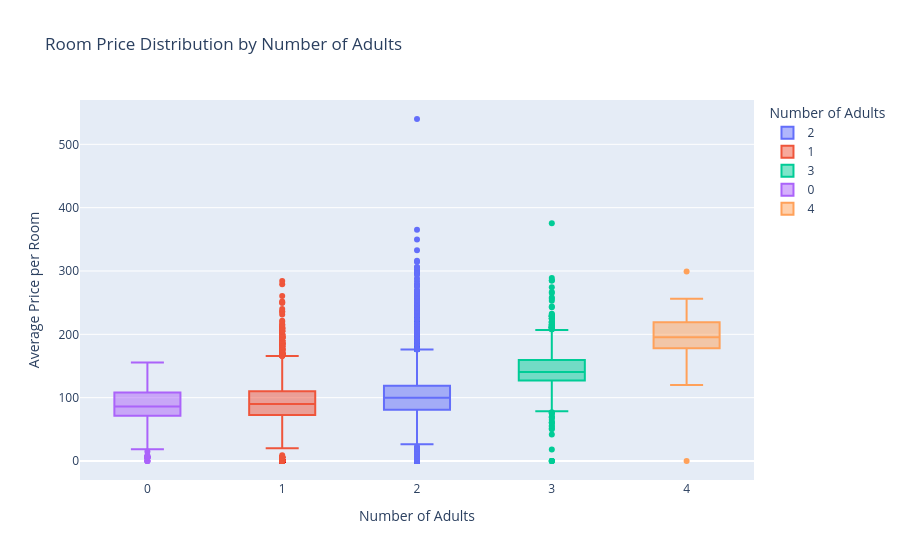

Notebook code for this chart:
### Markdown cell above
# Task-2.  Boxplot with avg_price_per_room → What is the price of a room if there are more adults?

### Code cell
fig = px.box(df,  x="no_of_adults", y="avg_price_per_room", color="no_of_adults",title="Room Price Distribution by Number of Adults",labels={"no_of_adults": "Number of Adults", "avg_price_per_room": "Average Price per Room"})
fig.show()

### Figure 1 — Plotly figure (JSON) as saved in the notebook; plotly's stock layout.template omitted (floating-point values rounded to 4 significant figures; data arrays with more than 128 entries replaced by an {"elided": "..."} marker saying what was removed)
{"data": [{"alignmentgroup": "True", "hovertemplate": "Number of Adults=%{x}<br>Average Price per Room=%{y}<extra></extra>", "legendgroup": "2", "marker": {"color": "#636efa"}, "name": "2", "notched": false, "offsetgroup": "2", "orientation": "v", "showlegend": true, "type": "box", "x": {"elided": "26108 int values"}, "x0": " ", "xaxis": "x", "y": {"elided": "26108 float values"}, "y0": " ", "yaxis": "y"}, {"alignmentgroup": "True", "hovertemplate": "Number of Adults=%{x}<br>Average Price per Room=%{y}<extra></extra>", "legendgroup": "1", "marker": {"color": "#EF553B"}, "name": "1", "notched": false, "offsetgroup": "1", "orientation": "v", "showlegend": true, "type": "box", "x": {"elided": "7695 int values"}, "x0": " ", "xaxis": "x", "y": {"elided": "7695 float values"}, "y0": " ", "yaxis": "y"}, {"alignmentgroup": "True", "hovertemplate": "Number of Adults=%{x}<br>Average Price per Room=%{y}<extra></extra>", "legendgroup": "3", "marker": {"color": "#00cc96"}, "name": "3", "notched": false, "offsetgroup": "3", "orientation": "v", "showlegend": true, "type": "box", "x": {"elided": "2317 int values"}, "x0": " ", "xaxis": "x", "y": {"elided": "2317 float values"}, "y0": " ", "yaxis": "y"}, {"alignmentgroup": "True", "hovertemplate": "Number of Adults=%{x}<br>Average Price per Room=%{y}<extra></extra>", "legendgroup": "0", "marker": {"color": "#ab63fa"}, "name": "0", "notched": false, "offsetgroup": "0", "orientation": "v", "showlegend": true, "type": "box", "x": {"elided": "139 int values"}, "x0": " ", "xaxis": "x", "y": {"elided": "139 float values"}, "y0": " ", "yaxis": "y"}, {"alignmentgroup": "True", "hovertemplate": "Number of Adults=%{x}<br>Average Price per Room=%{y}<extra></extra>", "legendgroup": "4", "marker": {"color": "#FFA15A"}, "name": "4", "notched": false, "offsetgroup": "4", "orientation": "v", "showlegend": true, "type": "box", "x": [4, 4, 4, 4, 4, 4, 4, 4, 4, 4, 4, 4, 4, 4, 4, 4], "x0": " ", "xaxis": "x", "y": [192.9, 214.8, 182.2, 197.7, 299.3, 137.7, 120.0, 256.1, 0.0, 182.0, 227.2, 214.8, 186.8, 223.8, 174.4, 199.4], "y0": " ", "yaxis": "y"}], "layout": {"boxmode": "overlay", "legend": {"title": {"text": "Number of Adults"}, "tracegroupgap": 0}, "title": {"text": "Room Price Distribution by Number of Adults"}, "xaxis": {"anchor": "y", "categoryarray": [2, 1, 3, 0, 4], "categoryorder": "array", "domain": [0, 1], "title": {"text": "Number of Adults"}}, "yaxis": {"anchor": "x", "domain": [0, 1], "title": {"text": "Average Price per Room"}}}}
